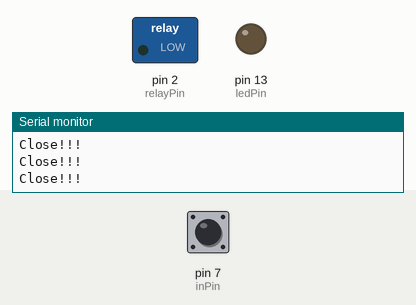
This sketch was run on a simulated Arduino Uno, built with avr-gcc and run on an emulated ATmega328P. Parts: switched loads named in the sketch (green lamp = pin HIGH), output pins drawn as LEDs (lit = HIGH), the last lines printed to the serial monitor. The inputs (shaded band) are chosen by the test bench; at power-on: pin 7 (inPin) LOW.

Above: at 1.2 s.
1.3 s: pin 7 (inPin) driven HIGH
At 2.5 s:
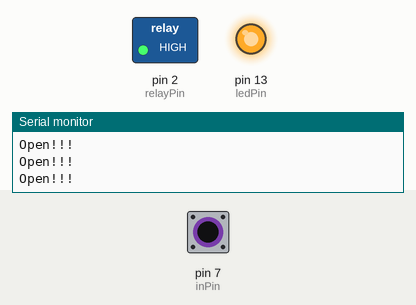
2.8 s: pin 7 (inPin) driven LOW
At 4.9 s:
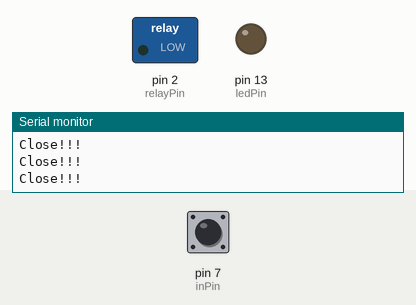
5.8 s: pin 7 (inPin) pulsed HIGH 2 times (0.12 s each, 0.3 s apart)
At 6.8 s:
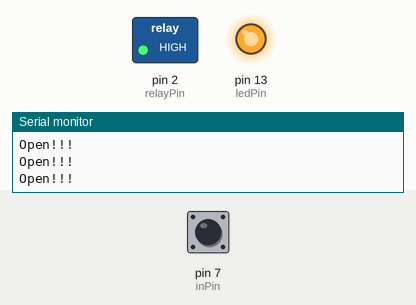
9.4 s: pin 7 (inPin) pulsed HIGH 5 times (0.12 s each, 0.3 s apart)
At 12.9 s:
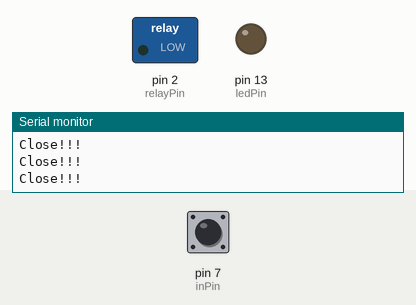
Timing chart, 0 to 14.4 s (numbered marks = the images above; inputs shaded):
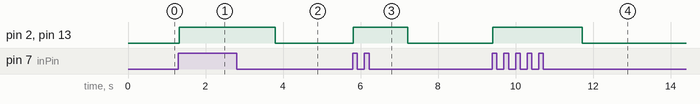

The sketch:

arduino-shock-on-off.ino
```cpp
#include <Time.h>

// constants won't change. Used here to set a pin number:
const int ledPin =  LED_BUILTIN;  // the number of the LED pin

// constants won't change:
const int inPin = 7;
const int relayPin = 2;

// Variables will change:
int openSeconds = 1;  // duration to switch on
long lastShockTime = 0;

void setup() {
  Serial.begin(9600);

  // set the digital pin as output:
  pinMode(ledPin, OUTPUT);
  pinMode(inPin, INPUT);
  pinMode(relayPin, OUTPUT);

}

void loop() {
  int val = digitalRead(inPin);
  if (val == 1) {
    lastShockTime = millis();

    //Turn on the led
    Serial.println("Open!!!");
    digitalWrite(ledPin, HIGH);
    digitalWrite(relayPin, HIGH);
  }

  if ((lastShockTime + 1000 * openSeconds) < millis()) {
    //Turn off the led
    Serial.println("Close!!!");
    digitalWrite(ledPin, LOW);
    digitalWrite(relayPin, LOW);
  }
}
```

Measured:
- after the input at 1.3 s, pin 2 (relayPin), pin 13 (ledPin): LOW → HIGH at once
- after the input at 2.8 s, pin 2 (relayPin), pin 13 (ledPin): HIGH → LOW after 1.0 s
- after the input at 5.8 s, pin 2 (relayPin), pin 13 (ledPin): LOW → HIGH at once, → LOW 1.4 s later
- after the input at 9.4 s, pin 2 (relayPin), pin 13 (ledPin): LOW → HIGH at once, → LOW 2.3 s later
